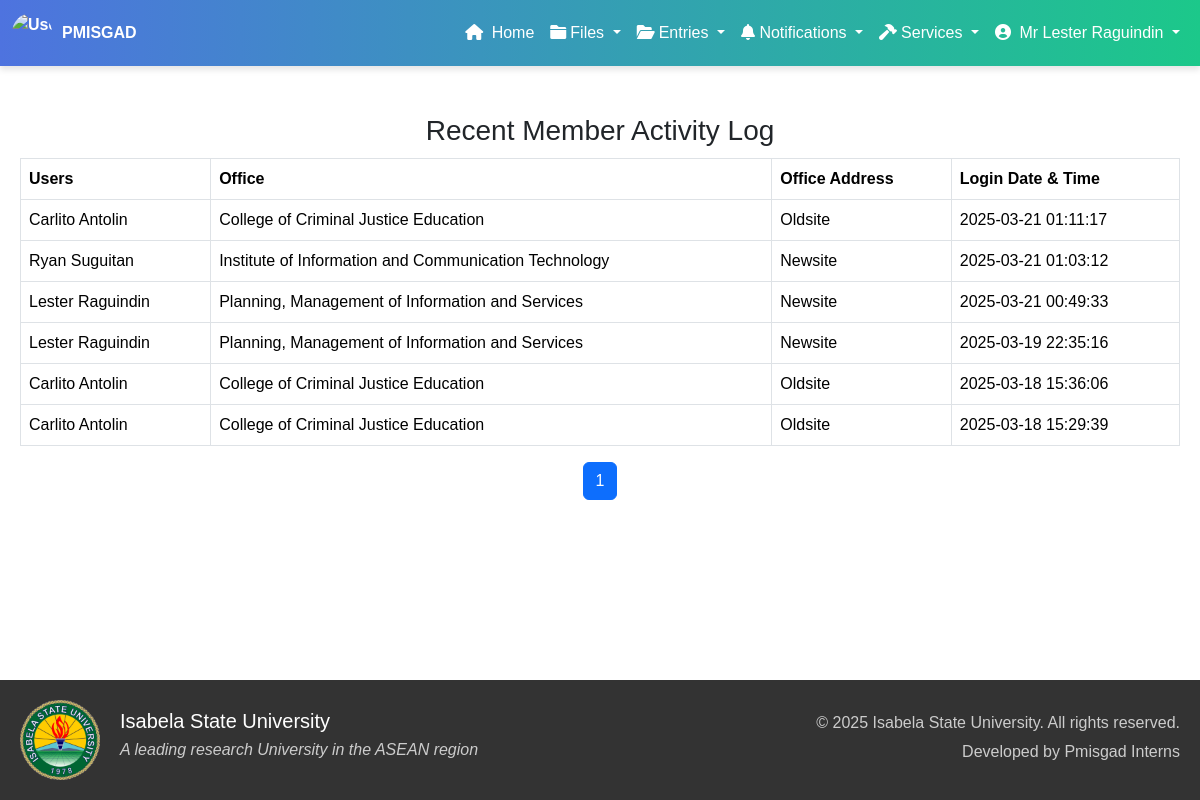
/admin/activity_log.php (signed in), run on the app's committed database.
### tables this page shows
CREATE TABLE `member_activitylog` (
  `log_id` int(11) NOT NULL,
  `member_id` int(11) NOT NULL,
  `login_datetime` datetime DEFAULT current_timestamp(),
  `office_id` int(11) NOT NULL,
  `office_address` varchar(255) NOT NULL
);

CREATE TABLE `member` (
  `member_id` int(11) NOT NULL,
  `member_first` varchar(100) DEFAULT NULL,
  `member_last` varchar(100) DEFAULT NULL,
  `member_gender` varchar(100) DEFAULT NULL,
  `username` varchar(50) DEFAULT NULL,
  `password` varchar(50) DEFAULT NULL,
  `office_id` int(11) DEFAULT NULL,
  `salut_id` int(11) DEFAULT NULL,
  `rank_id` int(11) DEFAULT NULL,
  `designation_id` int(11) DEFAULT NULL,
  `failed_attempts` int(11) DEFAULT 0,
  `last_failed_attempt` timestamp NULL DEFAULT NULL,
  `is_suspended` tinyint(1) DEFAULT 0,
  `role` varchar(10) DEFAULT NULL
);

CREATE TABLE `office_name` (
  `office_id` int(11) NOT NULL,
  `office_name` varchar(100) NOT NULL,
  `office_address` varchar(50) NOT NULL
);

### admin/activity_log.php (the view, shortened to what this page needs)
<?php
include '../components/config.php';
$limit = 10;
$page = isset($_GET['page']) ? (int)$_GET['page'] : 1;
$start = ($page - 1) * $limit;
$total_query = "SELECT COUNT(*) as total FROM member_activityLog";
$total_result = mysqli_query($con, $total_query);
$total_row = mysqli_fetch_assoc($total_result);
$total_entries = $total_row['total'];
$total_pages = ceil($total_entries / $limit);
$query = "SELECT mal.*, m.member_first, m.member_last, o.office_name, mal.office_address
          FROM member_activityLog mal
          JOIN member m ON mal.member_id = m.member_id
          JOIN office_name o ON mal.office_id = o.office_id
          ORDER BY mal.login_datetime DESC
          LIMIT $start, $limit";
$result = mysqli_query($con, $query);
?>
<!DOCTYPE html>
<html lang="en">
<head>
    <link href="https://cdn.jsdelivr.net/npm/bootstrap@5.3.0/dist/css/bootstrap.min.css" rel="stylesheet">
    <link href="https://cdnjs.cloudflare.com/ajax/libs/font-awesome/6.0.0-beta3/css/all.min.css" rel="stylesheet">
    <link rel="stylesheet" href="https://cdn.jsdelivr.net/npm/bootstrap@5.3.3/dist/css/bootstrap.min.css">
    <link rel="stylesheet" href="../styles/styles.css">
    <link rel="stylesheet" href="../styles/darkLight.css">
</head>
<body>
    <?php include '../components/header_admin.php'; ?>
    <div class="container fade-in mt-5">
        <h3 class="card-title card-muted text-center">Recent Member Activity Log</h3>
        <table class="table table-bordered" style="margin-top: 10px;">
            <thead>
                <tr>
                    <th>Users</th>
                    <th>Office</th>
                    <th>Office Address</th>
                    <th>Login Date & Time</th>
                </tr>
            </thead>
            <tbody>
                <?php while ($row = mysqli_fetch_assoc($result)) { ?>
                    <tr>
                        <td><?php echo $row['member_first'] . ' ' . $row['member_last']; ?></td>
                        <td><?php echo $row['office_name']; ?></td>
                        <td><?php echo isset($row['office_address']) ? $row['office_address'] : 'N/A'; ?></td>
                        <td><?php echo $row['login_datetime']; ?></td>
                    </tr>
                <?php } ?>
            </tbody>
        </table>
        <nav>
            <ul class="pagination justify-content-center">
                <?php for ($i = 1; $i <= $total_pages; $i++): ?>
                    <li class="page-item <?php if ($i == $page) echo 'active'; ?>">
                        <a class="page-link" href="?page=<?php echo $i; ?>"><?php echo $i; ?></a>
                    </li>
                <?php endfor; ?>
            </ul>
        </nav>
    </div>
    <?php include '../components/footer.php'; ?>
</body>
</html>

### components/header_admin.php (shortened to what this page needs)
<nav class="navbar navbar-expand-lg navbar-light">
    <div class="container-fluid">
        <a class="navbar-brand text-sm d-flex align-items-center" href="./dashboard.php">
            <img src="../images/logo.png" alt="User Image" class="rounded-circle" style="width: 40px; height: 40px; margin-right: 10px;">
            <span class="full-title">PMISGAD</span>
        </a>
        <div class="collapse navbar-collapse justify-content-end" id="navbarNav">
            <ul class="navbar-nav">
                <li class="nav-item">
                    <a class="nav-link active" aria-current="page" href="dashboard.php"><i class="fas fa-home me-1"></i> Home</a>
                </li>
                <li class="nav-item dropdown">
                    <a class="nav-link dropdown-toggle" href="#" id="navbarDropdownFiles" role="button" data-bs-toggle="dropdown" aria-expanded="false">
                        <i class="fas fa-folder me-1"></i>Files
                    </a>
                </li>
                <li class="nav-item dropdown">
                    <a class="nav-link dropdown-toggle" href="#" id="navbarDropdownEntries" role="button" data-bs-toggle="dropdown" aria-expanded="false">
                        <i class="fas fa-folder-open me-1"></i>Entries
                    </a>
                </li>
                <li class="nav-item dropdown">
                    <a class="nav-link dropdown-toggle" href="#" id="notifDropdown" role="button" data-bs-toggle="dropdown" aria-expanded="false">
                        <i class="fas fa-bell"></i> Notifications <span id="notifCount" class="badge bg-danger"></span>
                    </a>
                </li>
                <li class="nav-item dropdown">
                    <a class="nav-link dropdown-toggle" href="#" id="navbarDropdownServices" role="button" data-bs-toggle="dropdown" aria-expanded="false">
                        <i class="fas fa-hammer me-1"></i>Services
                    </a>
                </li>
                <li class="nav-item dropdown">
                    <a class="nav-link dropdown-toggle" href="#" id="navbarDropdownUser" role="button" data-bs-toggle="dropdown" aria-expanded="false">
                        <i class="fas fa-user-circle me-1"></i>
                        <?php echo isset($_SESSION['full_name']) ? $_SESSION['full_name'] : 'Guest'; ?>
                    </a>
                </li>
            </ul>
        </div>
    </div>
</nav>

### components/footer.php (shortened to what this page needs)
<footer class="site-footer">
    <div class="container">
        <div class="footer-content">
            <div class="footer-logo-info">
                <img src="../images/isu-logo.png" alt="ISU Logo" style="max-width: 80px; height: auto; margin-right: 10px;">
                <div class="footer-info">
                    <h4>Isabela State University</h4>
                    <p class="tagline">A leading research University in the ASEAN region</p>
                </div>
            </div>
            <div class="footer-credits">
                <p class="credits">© <?= date('Y'); ?> Isabela State University. All rights reserved.</p>
                <p class="credits">Developed by Pmisgad Interns</p>
            </div>
        </div>
    </div>
</footer>

### styles/styles.css (style rules this page uses)
body { font-family: 'Arial', sans-serif; }
.navbar { background: linear-gradient(to right, #4e73df, #1cc88a); box-shadow: 0 4px 6px rgba(0, 0, 0, 0.1); }
.navbar-brand { font-weight: bold; color: white !important; font-size: 1rem; }
.navbar-nav .nav-link { color: white !important; padding: 12px 20px; font-size: 1rem; }

### styles/darkLight.css (style rules this page uses)
.fade-in { opacity: 0; transform: translateY(20px); animation: fadeIn 0.8s ease-in-out forwards; }
body, .compliance-card, .p-4, .card { transition: background-color 0.5s ease-in-out, color 0.5s ease-in-out; }

### components/footer.php (style rules this page uses)
body { display: flex; flex-direction: column; min-height: 100vh; margin: 0; }
.site-footer { background-color: #333; color: white; padding: 20px 0; margin-top: auto; }
.container { max-width: 1200px; margin: 0 auto; padding: 0 20px; }
.footer-content { display: flex; justify-content: space-between; align-items: center; flex-wrap: wrap; }
.footer-logo-info { display: flex; align-items: center; flex: 1; text-align: left; }
.footer-info { margin-left: 10px; }
.footer-credits { flex: 1; text-align: right; }
.footer-info h4 { font-size: 20px; margin-bottom: 5px; color: #fff; }
.tagline { font-style: italic; color: #ccc; margin-bottom: 10px; }
.credits { color: #ccc; margin-bottom: 5px; }
.footer-logo-info img { max-width: 80px; height: auto; }

### data on the page
member_activitylog: member.member_first "Carlito", member.member_last "Antolin", office.office_name "College of Criminal Justice Education", office_address "Oldsite", login_datetime "2025-03-21 01:11:17"
member_activitylog: member.member_first "Ryan", member.member_last "Suguitan", office.office_name "Institute of Information and Communication Technology", office_address "Newsite", login_datetime "2025-03-21 01:03:12"
member_activitylog: member.member_first "Lester", member.member_last "Raguindin", office.office_name "Planning, Management of Information and Services", office_address "Newsite", login_datetime "2025-03-21 00:49:33"
member_activitylog: member.member_first "Lester", member.member_last "Raguindin", office.office_name "Planning, Management of Information and Services", office_address "Newsite", login_datetime "2025-03-19 22:35:16"
member_activitylog: member.member_first "Carlito", member.member_last "Antolin", office.office_name "College of Criminal Justice Education", office_address "Oldsite", login_datetime "2025-03-18 15:36:06"
member_activitylog: member.member_first "Carlito", member.member_last "Antolin", office.office_name "College of Criminal Justice Education", office_address "Oldsite", login_datetime "2025-03-18 15:29:39"

### other printed values
$_SESSION['full_name'] "Mr Lester Raguindin"
